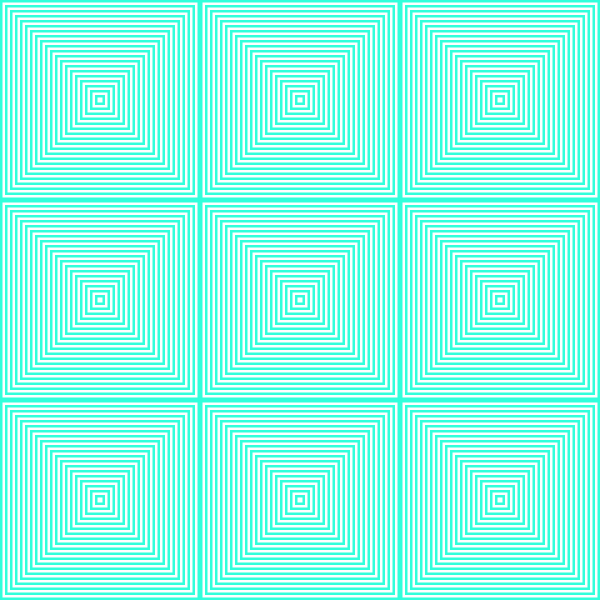
Frame 1 (no input)
Frame 60 (the mouse pressed at the canvas centre just before this capture): identical to frame 1, image omitted
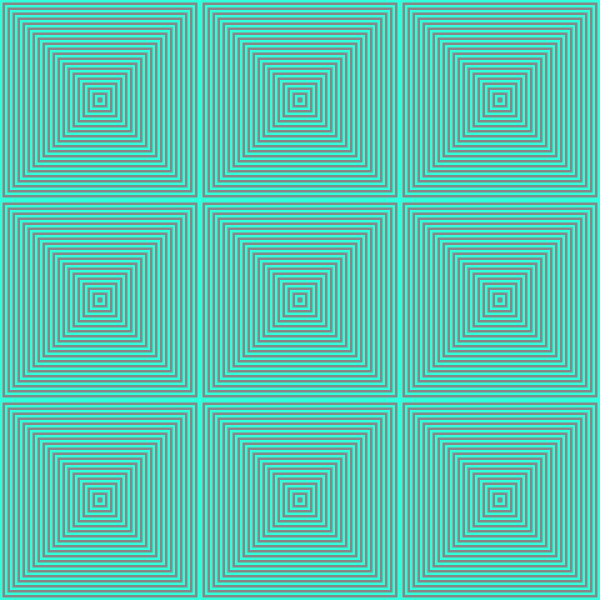
Frame 120 (the mouse held since frame 60 and released just before this capture)

The Processing sketch that drew these frames (run headless with seeded random() and noise(); from frame 60 on, the mouse is pressed at the canvas centre):

// Processing sketch: processing_36995
// ── processing_36995.pde

//homework 5
//copyright Pittsburgh PA September 13, 2011

int y;//width and height of the square
int r;//the x position of the entire square
int s; // the y position of the square

void setup()
{
  size(600, 600);
  noStroke();
  smooth();
  rectMode(CENTER);
}

void draw()
{
  s=100;
  while (s<600)
  {
    r=100;
    while (r<600)
    {

      y=200;
      while (y>0)
      {
        if(y%2==0)
        { 
          fill(49,255,219);
        }
        else
        {
          fill(255-mouseX/2.5);
        }
        rect(r,s, y, y);
        y=y-5;
      }

      r=r+200;
    }
    s=s+200;
  }
}

                                
